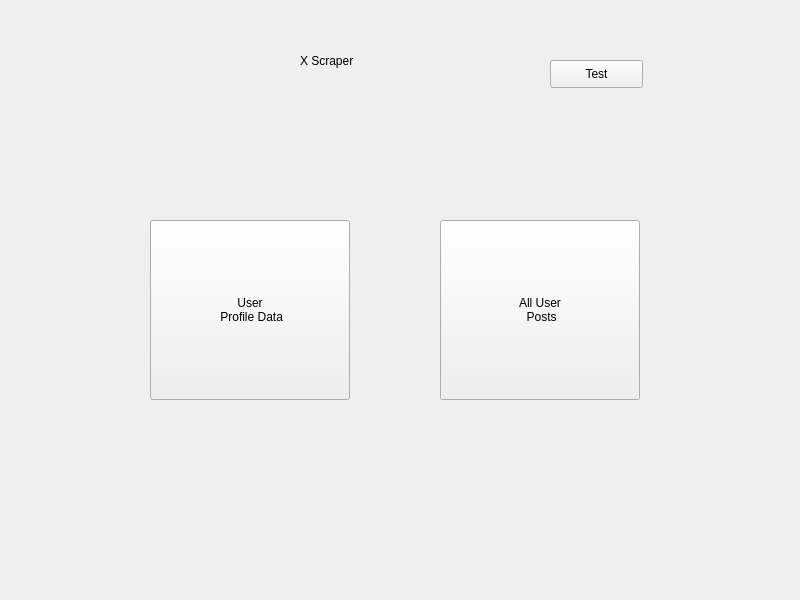
<?xml version="1.0" encoding="UTF-8"?>
<ui version="4.0">
 <class>MainWindow</class>
 <widget class="QMainWindow" name="MainWindow">
  <property name="geometry">
   <rect>
    <x>0</x>
    <y>0</y>
    <width>800</width>
    <height>600</height>
   </rect>
  </property>
  <property name="minimumSize">
   <size>
    <width>800</width>
    <height>500</height>
   </size>
  </property>
  <property name="maximumSize">
   <size>
    <width>1400</width>
    <height>800</height>
   </size>
  </property>
  <property name="windowTitle">
   <string>MainWindow</string>
  </property>
  <property name="styleSheet">
   <string notr="true"/>
  </property>
  <widget class="QWidget" name="centralwidget">
   <widget class="QStackedWidget" name="stackedWidget">
    <property name="geometry">
     <rect>
      <x>0</x>
      <y>0</y>
      <width>801</width>
      <height>611</height>
     </rect>
    </property>
    <property name="minimumSize">
     <size>
      <width>120</width>
      <height>100</height>
     </size>
    </property>
    <property name="font">
     <font/>
    </property>
    <property name="styleSheet">
     <string notr="true"/>
    </property>
    <property name="currentIndex">
     <number>0</number>
    </property>
    <widget class="QWidget" name="home">
     <property name="styleSheet">
      <string notr="true"/>
     </property>
     <widget class="QPushButton" name="goto_profile">
      <property name="geometry">
       <rect>
        <x>150</x>
        <y>220</y>
        <width>200</width>
        <height>180</height>
       </rect>
      </property>
      <property name="minimumSize">
       <size>
        <width>200</width>
        <height>180</height>
       </size>
      </property>
      <property name="font">
       <font/>
      </property>
      <property name="text">
       <string>User 
 Profile Data</string>
      </property>
      <property name="autoDefault">
       <bool>true</bool>
      </property>
      <property name="default">
       <bool>false</bool>
      </property>
      <property name="flat">
       <bool>false</bool>
      </property>
     </widget>
     <widget class="QPushButton" name="goto_user_tweets">
      <property name="geometry">
       <rect>
        <x>440</x>
        <y>220</y>
        <width>200</width>
        <height>180</height>
       </rect>
      </property>
      <property name="minimumSize">
       <size>
        <width>200</width>
        <height>180</height>
       </size>
      </property>
      <property name="font">
       <font/>
      </property>
      <property name="text">
       <string>All User 
 Posts</string>
      </property>
      <property name="autoDefault">
       <bool>true</bool>
      </property>
      <property name="default">
       <bool>false</bool>
      </property>
      <property name="flat">
       <bool>false</bool>
      </property>
     </widget>
     <widget class="QLabel" name="title_home">
      <property name="geometry">
       <rect>
        <x>300</x>
        <y>30</y>
        <width>191</width>
        <height>61</height>
       </rect>
      </property>
      <property name="styleSheet">
       <string notr="true"/>
      </property>
      <property name="text">
       <string>X Scraper</string>
      </property>
     </widget>
     <widget class="QPushButton" name="pushButton">
      <property name="geometry">
       <rect>
        <x>550</x>
        <y>60</y>
        <width>93</width>
        <height>28</height>
       </rect>
      </property>
      <property name="text">
       <string>Test</string>
      </property>
      <property name="autoDefault">
       <bool>true</bool>
      </property>
     </widget>
    </widget>
    <widget class="QWidget" name="user_profile">
     <widget class="QLabel" name="label">
      <property name="geometry">
       <rect>
        <x>80</x>
        <y>125</y>
        <width>111</width>
        <height>21</height>
       </rect>
      </property>
      <property name="styleSheet">
       <string notr="true"/>
      </property>
      <property name="text">
       <string>Profile url</string>
      </property>
     </widget>
     <widget class="QLineEdit" name="prof_url_line">
      <property name="geometry">
       <rect>
        <x>170</x>
        <y>120</y>
        <width>490</width>
        <height>28</height>
       </rect>
      </property>
     </widget>
     <widget class="QLabel" name="title_profile">
      <property name="geometry">
       <rect>
        <x>300</x>
        <y>30</y>
        <width>181</width>
        <height>41</height>
       </rect>
      </property>
      <property name="text">
       <string>Profile Data</string>
      </property>
     </widget>
     <widget class="QPushButton" name="backButton">
      <property name="geometry">
       <rect>
        <x>0</x>
        <y>0</y>
        <width>51</width>
        <height>51</height>
       </rect>
      </property>
      <property name="minimumSize">
       <size>
        <width>50</width>
        <height>50</height>
       </size>
      </property>
      <property name="whatsThis">
       <string>&lt;html&gt;&lt;head/&gt;&lt;body&gt;&lt;p&gt;&lt;br/&gt;&lt;/p&gt;&lt;/body&gt;&lt;/html&gt;</string>
      </property>
      <property name="text">
       <string/>
      </property>
      <property name="autoDefault">
       <bool>true</bool>
      </property>
     </widget>
     <widget class="QPlainTextEdit" name="prof_json_plainEdit">
      <property name="geometry">
       <rect>
        <x>30</x>
        <y>210</y>
        <width>741</width>
        <height>331</height>
       </rect>
      </property>
      <property name="readOnly">
       <bool>true</bool>
      </property>
     </widget>
     <widget class="QPushButton" name="prof_url_btn">
      <property name="geometry">
       <rect>
        <x>670</x>
        <y>120</y>
        <width>93</width>
        <height>28</height>
       </rect>
      </property>
      <property name="text">
       <string>Get</string>
      </property>
      <property name="autoDefault">
       <bool>true</bool>
      </property>
     </widget>
     <widget class="QLabel" name="loading_anim">
      <property name="geometry">
       <rect>
        <x>680</x>
        <y>60</y>
        <width>80</width>
        <height>60</height>
       </rect>
      </property>
      <property name="text">
       <string/>
      </property>
     </widget>
     <widget class="QPushButton" name="export_prof_btn">
      <property name="geometry">
       <rect>
        <x>610</x>
        <y>550</y>
        <width>101</width>
        <height>30</height>
       </rect>
      </property>
      <property name="text">
       <string>Export</string>
      </property>
      <property name="autoDefault">
       <bool>true</bool>
      </property>
     </widget>
     <widget class="QLineEdit" name="export_prof_data_line">
      <property name="geometry">
       <rect>
        <x>110</x>
        <y>550</y>
        <width>490</width>
        <height>30</height>
       </rect>
      </property>
     </widget>
     <widget class="QToolButton" name="prof_dir_btn">
      <property name="geometry">
       <rect>
        <x>571</x>
        <y>550</y>
        <width>31</width>
        <height>30</height>
       </rect>
      </property>
      <property name="text">
       <string>...</string>
      </property>
     </widget>
    </widget>
    <widget class="QWidget" name="user_posts">
     <widget class="QLabel" name="label_2">
      <property name="geometry">
       <rect>
        <x>80</x>
        <y>122</y>
        <width>121</width>
        <height>21</height>
       </rect>
      </property>
      <property name="font">
       <font/>
      </property>
      <property name="styleSheet">
       <string notr="true"/>
      </property>
      <property name="text">
       <string>Profile url</string>
      </property>
     </widget>
     <widget class="QLabel" name="title_tweets">
      <property name="geometry">
       <rect>
        <x>300</x>
        <y>30</y>
        <width>171</width>
        <height>51</height>
       </rect>
      </property>
      <property name="text">
       <string>User Tweets</string>
      </property>
     </widget>
     <widget class="QPushButton" name="backButton_2">
      <property name="geometry">
       <rect>
        <x>0</x>
        <y>0</y>
        <width>50</width>
        <height>50</height>
       </rect>
      </property>
      <property name="minimumSize">
       <size>
        <width>50</width>
        <height>50</height>
       </size>
      </property>
      <property name="whatsThis">
       <string>&lt;html&gt;&lt;head/&gt;&lt;body&gt;&lt;p&gt;&lt;br/&gt;&lt;/p&gt;&lt;/body&gt;&lt;/html&gt;</string>
      </property>
      <property name="text">
       <string/>
      </property>
      <property name="autoDefault">
       <bool>true</bool>
      </property>
     </widget>
     <widget class="QLineEdit" name="user_twts_edit">
      <property name="geometry">
       <rect>
        <x>170</x>
        <y>120</y>
        <width>491</width>
        <height>28</height>
       </rect>
      </property>
     </widget>
     <widget class="QLabel" name="loading_anim_2">
      <property name="geometry">
       <rect>
        <x>680</x>
        <y>60</y>
        <width>80</width>
        <height>60</height>
       </rect>
      </property>
      <property name="text">
       <string/>
      </property>
     </widget>
     <widget class="QPushButton" name="user_twts_btn">
      <property name="geometry">
       <rect>
        <x>670</x>
        <y>120</y>
        <width>93</width>
        <height>28</height>
       </rect>
      </property>
      <property name="text">
       <string>Get</string>
      </property>
      <property name="autoDefault">
       <bool>true</bool>
      </property>
     </widget>
     <widget class="QPlainTextEdit" name="tweets_json_plainEdit">
      <property name="geometry">
       <rect>
        <x>30</x>
        <y>210</y>
        <width>741</width>
        <height>331</height>
       </rect>
      </property>
      <property name="readOnly">
       <bool>true</bool>
      </property>
     </widget>
     <widget class="QComboBox" name="tweets_num_combo">
      <property name="geometry">
       <rect>
        <x>170</x>
        <y>155</y>
        <width>81</width>
        <height>31</height>
       </rect>
      </property>
      <item>
       <property name="text">
        <string>5</string>
       </property>
      </item>
      <item>
       <property name="text">
        <string>10</string>
       </property>
      </item>
      <item>
       <property name="text">
        <string>20</string>
       </property>
      </item>
      <item>
       <property name="text">
        <string>50</string>
       </property>
      </item>
      <item>
       <property name="text">
        <string>100</string>
       </property>
      </item>
      <item>
       <property name="text">
        <string>200</string>
       </property>
      </item>
      <item>
       <property name="text">
        <string>Custom</string>
       </property>
      </item>
     </widget>
     <widget class="QLabel" name="label_4">
      <property name="geometry">
       <rect>
        <x>30</x>
        <y>160</y>
        <width>141</width>
        <height>21</height>
       </rect>
      </property>
      <property name="font">
       <font/>
      </property>
      <property name="styleSheet">
       <string notr="true"/>
      </property>
      <property name="text">
       <string>Tweets Number</string>
      </property>
     </widget>
     <widget class="QLineEdit" name="export_tweets_line">
      <property name="geometry">
       <rect>
        <x>110</x>
        <y>550</y>
        <width>490</width>
        <height>30</height>
       </rect>
      </property>
     </widget>
     <widget class="QToolButton" name="tweets_dir_btn">
      <property name="geometry">
       <rect>
        <x>571</x>
        <y>550</y>
        <width>31</width>
        <height>30</height>
       </rect>
      </property>
      <property name="text">
       <string>...</string>
      </property>
     </widget>
     <widget class="QPushButton" name="export_tweets_btn">
      <property name="geometry">
       <rect>
        <x>610</x>
        <y>550</y>
        <width>101</width>
        <height>30</height>
       </rect>
      </property>
      <property name="text">
       <string>Export</string>
      </property>
      <property name="autoDefault">
       <bool>true</bool>
      </property>
     </widget>
    </widget>
   </widget>
  </widget>
 </widget>
 <resources>
  <include location="logo.qrc"/>
 </resources>
 <connections/>
</ui>
